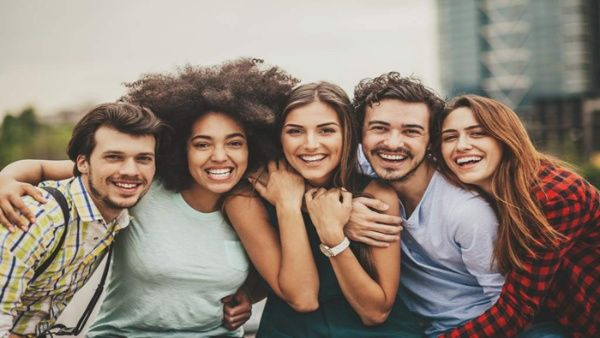
#> input picture Reconocimiento Facial/2.jpg, 600 x 338 px, found by its file name
$ python facial.py
#> lines starting #> are read from the running program, lines starting #| are printed output that depends on the picture; after the words box and inside, x2 and y2 are one past the last pixel; in counts of white or black regions, pixels touching at a corner belong together
# https://pypi.org/project/opencv-python/
import io
import cv2
import numpy as np


faceCascade=cv2.CascadeClassifier(cv2.data.haarcascades + "haarcascade_frontalface_default.xml")
img=cv2.imread("/Users/jean/Documents/GitHub/Proyectos Personales y Practicas/Reconocimiento Facial/2.jpg")
#> img is the input picture: shape (338, 600, 3); mean B, G, R 118, 130.1, 144.6
imgGray=cv2.cvtColor(img,cv2.COLOR_BGR2GRAY)
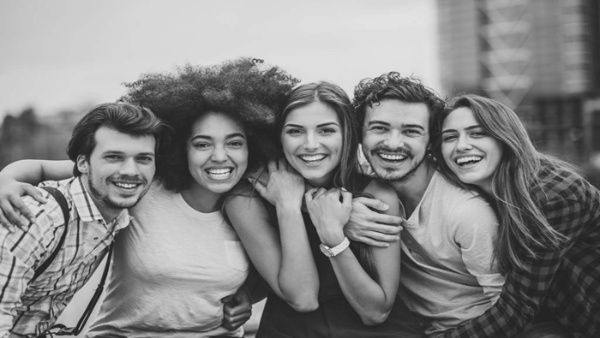
#> imgGray: shape (338, 600); min 17, max 238, mean 133.1
faces = faceCascade.detectMultiScale(imgGray,1.1,4)
#> faces = [[430, 110, 65, 65], [182, 115, 72, 72], [278, 104, 70, 70], [89, 131, 74, 74], [354, 99, 81, 81]]
for (x,y,w,h) in faces:
    cv2.rectangle(img,(x,y),(x+w,y+h),(0,255,0),2)
#> this loop made 5 passes
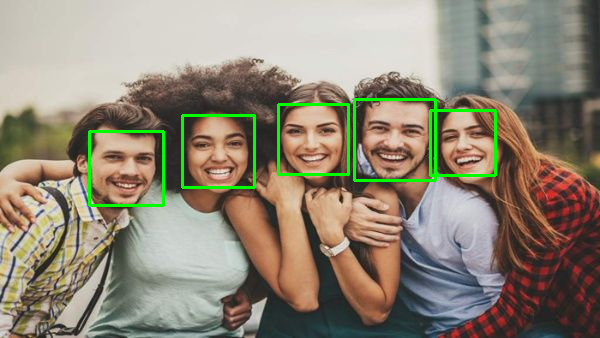
#> img: shape (338, 600, 3); 2.12% of pixels changed, all inside (x1, y1, x2, y2) = (88, 98, 497, 207)
cv2.imshow("image",img)
cv2.waitKey(0)


cv2.imshow("image", img)
cv2.waitKey(0)
cv2.destroyWindow()

$ run again, with Reconocimiento Facial/foto2.jpg copied over Reconocimiento Facial/2.jpg
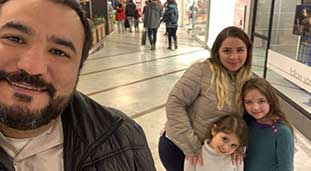
#> input picture Reconocimiento Facial/foto2.jpg, 311 x 171 px, found by its file name
#> img is the input picture: shape (171, 311, 3); mean B, G, R 96.1, 114.9, 136.7
#> `imgGray=cv2.cvtColor(img,cv2.COLOR_BGR2GRAY)`:
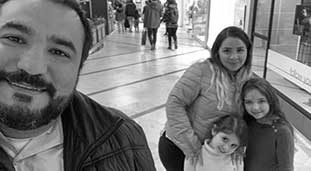
#> imgGray: shape (171, 311); min 1, max 255, mean 119.3
#> faces = [[242, 91, 30, 30], [217, 38, 34, 34]]
#> the loop `for (x,y,w,h) in faces:` made 2 passes
#> after the loop `for (x,y,w,h) in faces:`:
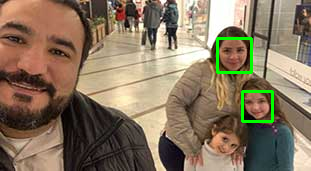
#> img: shape (171, 311, 3); 1.43% of pixels changed, all inside (x1, y1, x2, y2) = (216, 37, 274, 123)
